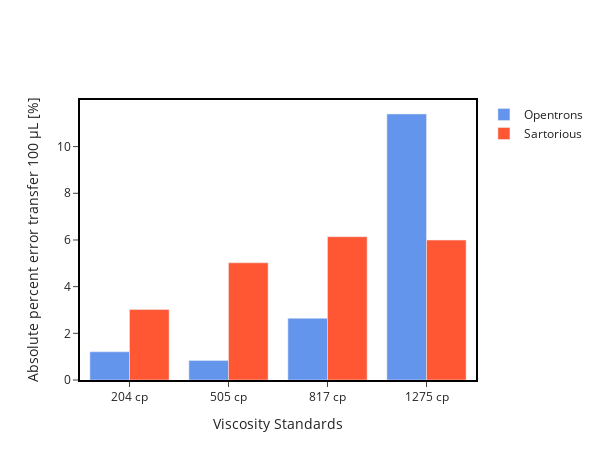

Here is the notebook cell this chart was saved with:
### Code cell
compare('Error to transfer 300 ?L [%]','Absolute percent error transfer 100 μL [%]')

### Figure 1 — Plotly figure (JSON) as saved in the notebook; plotly's stock layout.template omitted (floating-point values rounded to 4 significant figures)
{"data": [{"marker": {"color": "#6495ED"}, "name": "Opentrons", "type": "bar", "x": ["204 cp", "505 cp", "817 cp", "1275 cp"], "y": [1.208, 0.833, 2.642, 11.4]}, {"marker": {"color": "#FF5733"}, "name": "Sartorious", "type": "bar", "x": ["204 cp", "505 cp", "817 cp", "1275 cp"], "y": [3.019, 5.022, 6.139, 5.996]}], "layout": {"height": 460, "paper_bgcolor": "rgba(0,0,0,0)", "plot_bgcolor": "rgba(0, 0, 0, 0)", "width": 600, "xaxis": {"linecolor": "black", "linewidth": 2, "mirror": true, "showgrid": false, "showline": true, "ticks": "outside", "title": {"text": "Viscosity Standards"}}, "yaxis": {"linecolor": "black", "linewidth": 2, "mirror": true, "showgrid": false, "showline": true, "ticks": "outside", "title": {"text": "Absolute percent error transfer 100 μL [%]"}}}}
